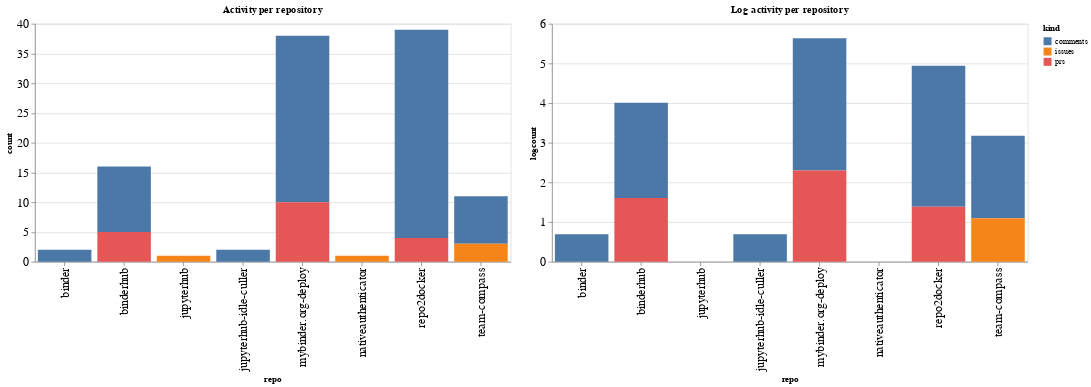

Write notebook code for a chart like this one.
### Code cell
ch1 = alt.Chart(repo_summaries, width=600, title="Activity per repository").mark_bar().encode(
    x='repo',
    y='count',
    color='kind',
    tooltip="kind"
)

ch2 = alt.Chart(repo_summaries, width=600, title="Log activity per repository").mark_bar().encode(
    x='repo',
    y='logcount',
    color='kind',
    tooltip="kind"
)

ch1 | ch2

### Figure 1 — Vega-Lite specification as saved in the notebook (floating-point values rounded to 4 significant figures)
{"config": {"axisLeft": {"labelFontSize": 15}, "axisBottom": {"labelFontSize": 15}}, "hconcat": [{"mark": "bar", "encoding": {"color": {"type": "nominal", "field": "kind"}, "tooltip": {"type": "nominal", "field": "kind"}, "x": {"type": "nominal", "field": "repo"}, "y": {"type": "quantitative", "field": "count"}}, "title": "Activity per repository", "width": 600}, {"mark": "bar", "encoding": {"color": {"type": "nominal", "field": "kind"}, "tooltip": {"type": "nominal", "field": "kind"}, "x": {"type": "nominal", "field": "repo"}, "y": {"type": "quantitative", "field": "logcount"}}, "title": "Log activity per repository", "width": 600}], "data": {"name": "data-ad2b88456521361246ab1033fcbbf324"}, "$schema": "https://vega.github.io/schema/vega-lite/v4.8.1.json", "datasets": {"data-ad2b88456521361246ab1033fcbbf324": [{"repo": "binder", "kind": "comments", "count": 2, "logcount": 0.6931}, {"repo": "binderhub", "kind": "comments", "count": 11, "logcount": 2.398}, {"repo": "binderhub", "kind": "prs", "count": 5, "logcount": 1.609}, {"repo": "jupyterhub", "kind": "issues", "count": 1, "logcount": 0.0}, {"repo": "jupyterhub-idle-culler", "kind": "comments", "count": 2, "logcount": 0.6931}, {"repo": "mybinder.org-deploy", "kind": "comments", "count": 28, "logcount": 3.332}, {"repo": "mybinder.org-deploy", "kind": "prs", "count": 10, "logcount": 2.303}, {"repo": "nativeauthenticator", "kind": "issues", "count": 1, "logcount": 0.0}, {"repo": "repo2docker", "kind": "comments", "count": 35, "logcount": 3.555}, {"repo": "repo2docker", "kind": "prs", "count": 4, "logcount": 1.386}, {"repo": "team-compass", "kind": "comments", "count": 8, "logcount": 2.079}, {"repo": "team-compass", "kind": "issues", "count": 3, "logcount": 1.099}]}}
